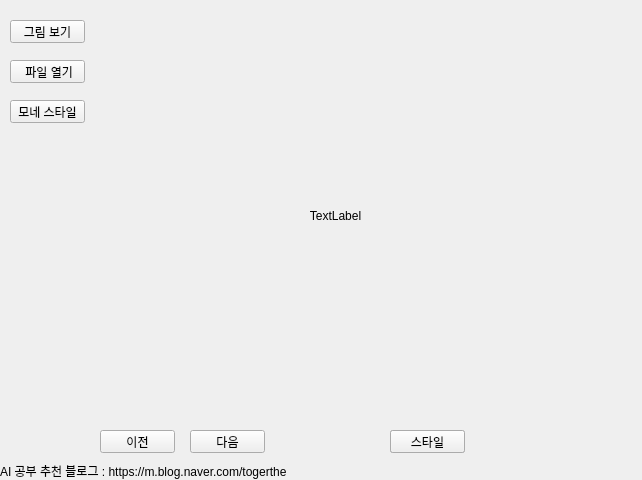
<?xml version="1.0" encoding="UTF-8"?>
<ui version="4.0">
 <class>widget</class>
 <widget class="QWidget" name="widget">
  <property name="geometry">
   <rect>
    <x>0</x>
    <y>0</y>
    <width>642</width>
    <height>480</height>
   </rect>
  </property>
  <property name="windowTitle">
   <string>Form</string>
  </property>
  <widget class="QPushButton" name="image_muse">
   <property name="geometry">
    <rect>
     <x>10</x>
     <y>20</y>
     <width>75</width>
     <height>23</height>
    </rect>
   </property>
   <property name="text">
    <string>그림 보기</string>
   </property>
  </widget>
  <widget class="QPushButton" name="next">
   <property name="geometry">
    <rect>
     <x>190</x>
     <y>430</y>
     <width>75</width>
     <height>23</height>
    </rect>
   </property>
   <property name="text">
    <string>다음</string>
   </property>
  </widget>
  <widget class="QLabel" name="output1">
   <property name="geometry">
    <rect>
     <x>150</x>
     <y>40</y>
     <width>371</width>
     <height>351</height>
    </rect>
   </property>
   <property name="text">
    <string/>
   </property>
   <property name="pixmap">
    <pixmap>C:/Users/admin/Downloads/1-output.jpg</pixmap>
   </property>
   <property name="scaledContents">
    <bool>true</bool>
   </property>
   <property name="alignment">
    <set>Qt::AlignCenter</set>
   </property>
  </widget>
  <widget class="QPushButton" name="open_file">
   <property name="geometry">
    <rect>
     <x>10</x>
     <y>60</y>
     <width>75</width>
     <height>23</height>
    </rect>
   </property>
   <property name="text">
    <string> 파일 열기</string>
   </property>
  </widget>
  <widget class="QPushButton" name="mone_style">
   <property name="geometry">
    <rect>
     <x>10</x>
     <y>100</y>
     <width>75</width>
     <height>23</height>
    </rect>
   </property>
   <property name="text">
    <string>모네 스타일</string>
   </property>
  </widget>
  <widget class="QPushButton" name="before">
   <property name="geometry">
    <rect>
     <x>100</x>
     <y>430</y>
     <width>75</width>
     <height>23</height>
    </rect>
   </property>
   <property name="text">
    <string>이전</string>
   </property>
  </widget>
  <widget class="QLabel" name="banner">
   <property name="geometry">
    <rect>
     <x>0</x>
     <y>460</y>
     <width>651</width>
     <height>21</height>
    </rect>
   </property>
   <property name="text">
    <string>AI 공부 추천 블로그 : https://m.blog.naver.com/togerthe</string>
   </property>
  </widget>
  <widget class="QLabel" name="background">
   <property name="geometry">
    <rect>
     <x>-10</x>
     <y>0</y>
     <width>651</width>
     <height>491</height>
    </rect>
   </property>
   <property name="text">
    <string/>
   </property>
   <property name="scaledContents">
    <bool>true</bool>
   </property>
  </widget>
  <widget class="QPushButton" name="original">
   <property name="geometry">
    <rect>
     <x>390</x>
     <y>430</y>
     <width>75</width>
     <height>23</height>
    </rect>
   </property>
   <property name="text">
    <string>원본</string>
   </property>
  </widget>
  <widget class="QPushButton" name="style">
   <property name="geometry">
    <rect>
     <x>390</x>
     <y>430</y>
     <width>75</width>
     <height>23</height>
    </rect>
   </property>
   <property name="text">
    <string>스타일</string>
   </property>
  </widget>
  <widget class="QLabel" name="frame">
   <property name="geometry">
    <rect>
     <x>90</x>
     <y>10</y>
     <width>491</width>
     <height>411</height>
    </rect>
   </property>
   <property name="text">
    <string>TextLabel</string>
   </property>
   <property name="scaledContents">
    <bool>true</bool>
   </property>
   <property name="alignment">
    <set>Qt::AlignCenter</set>
   </property>
  </widget>
  <zorder>background</zorder>
  <zorder>image_muse</zorder>
  <zorder>next</zorder>
  <zorder>open_file</zorder>
  <zorder>mone_style</zorder>
  <zorder>before</zorder>
  <zorder>banner</zorder>
  <zorder>original</zorder>
  <zorder>style</zorder>
  <zorder>frame</zorder>
  <zorder>output1</zorder>
 </widget>
 <resources/>
 <connections/>
</ui>
